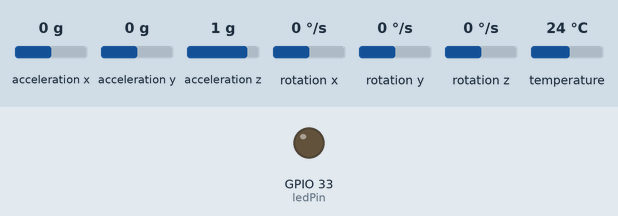
Bench run of a sketch on a simulated ESP32. Parts: output pins drawn as LEDs (lit = HIGH). Inputs (shaded band) come from the test bench; at power-on: rotation z 0 °/s, acceleration x 0 g, acceleration y 0 g, acceleration z 1 g, rotation x 0 °/s, rotation y 0 °/s, temperature 24 °C. What the sketch prints to the serial monitor is not drawn.

Above: at 7.3 s.
7.4 s: rotation z set to 100 °/s
Timing chart, 0 to 10.4 s (numbered marks = the images above; inputs shaded):
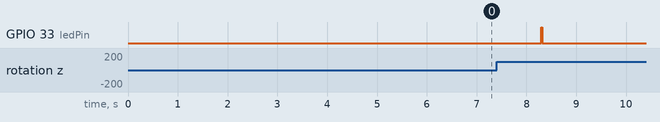

Measured:
- after the input at 7.4 s, GPIO 33 (ledPin): LOW → HIGH after 0.90 s, → LOW 0.01 s later

The sketch:

gyroscope_test.ino
```cpp
#include <Adafruit_MPU6050.h>
#include <Wire.h>
#include <math.h>

const byte ledPin = 33;
Adafruit_MPU6050 mpu;

float gyroOffsets[3] = {0, 0, 0};
float angleX = 0, angleY = 0, angleZ = 0; // Absolute angles in degrees
unsigned long prevTime = 0;

void setup() {
  Serial.begin(115200);
    Serial.println("test");
    Serial.flush();
  if (!mpu.begin()) {
    Serial.println("Failed to find MPU6050 chip");
    while (1) {
      delay(10); // Loop here forever if initialization fails
    }
  }
  mpu.setAccelerometerRange(MPU6050_RANGE_8_G);
  mpu.setGyroRange(MPU6050_RANGE_250_DEG);
  mpu.setFilterBandwidth(MPU6050_BAND_21_HZ);

  pinMode(ledPin, OUTPUT);

  prevTime = millis();
  calibrateSensor();
}

void loop() {
  sensors_event_t a, g, temp;
  mpu.getEvent(&a, &g, &temp);

  unsigned long currentTime = millis();
  float dt = (currentTime - prevTime) / 1000.0; // Delta time in seconds
  prevTime = currentTime;

  // Correct gyroscope readings
  float correctedGyroX = g.gyro.x - gyroOffsets[0];
  float correctedGyroY = g.gyro.y - gyroOffsets[1];
  float correctedGyroZ = g.gyro.z - gyroOffsets[2];

  // Convert gyroscope data to degrees per second
  correctedGyroX *= (180 / M_PI);
  correctedGyroY *= (180 / M_PI);
  correctedGyroZ *= (180 / M_PI);

  // Calculate accelerometer angles in degrees
  float accelAngleX = atan2(a.acceleration.y, a.acceleration.z) * (180 / M_PI);
  float accelAngleY = atan2(-a.acceleration.x, sqrt(a.acceleration.y * a.acceleration.y + a.acceleration.z * a.acceleration.z)) * (180 / M_PI);

  // Integrate gyroscope data to track rotation
  angleX += correctedGyroX * dt;
  angleY += correctedGyroY * dt;
  angleZ += correctedGyroZ * dt;

  // Complementary filter to combine accelerometer and gyroscope data
  const float alpha = 0.96; // Weight for gyroscope (tunable)
  angleX = alpha * angleX + (1 - alpha) * accelAngleX;
  angleY = alpha * angleY + (1 - alpha) * accelAngleY;

  // Print absolute angles in degrees
  Serial.print("Absolute Angle X: ");
  Serial.print(angleX, 2);
  Serial.print("°, Y: ");
  Serial.print(angleY, 2);
  Serial.print("°, Z: ");
  Serial.print(angleZ, 2);
  Serial.println("°");

  // Example: Activate LED when Y-angle reaches 90 degrees
  if ((angleZ >= 90) && (angleZ < 91)) {
    digitalWrite(ledPin, HIGH);
  } else {
    digitalWrite(ledPin, LOW);
  }

  delay(10); // Keep the sampling rate consistent
}

void calibrateSensor() {
  const int sampleCount = 500;
  float gyroSum[3] = {0, 0, 0};

  for (int i = 0; i < sampleCount; i++) {
    sensors_event_t accel, g, temp;
    mpu.getEvent(&accel, &g, &temp);

    gyroSum[0] += g.gyro.x;
    gyroSum[1] += g.gyro.y;
    gyroSum[2] += g.gyro.z;

    delay(10);
  }

  gyroOffsets[0] = gyroSum[0] / sampleCount;
  gyroOffsets[1] = gyroSum[1] / sampleCount;
  gyroOffsets[2] = gyroSum[2] / sampleCount;

  Serial.println("Gyroscope calibration complete.");
}
```
